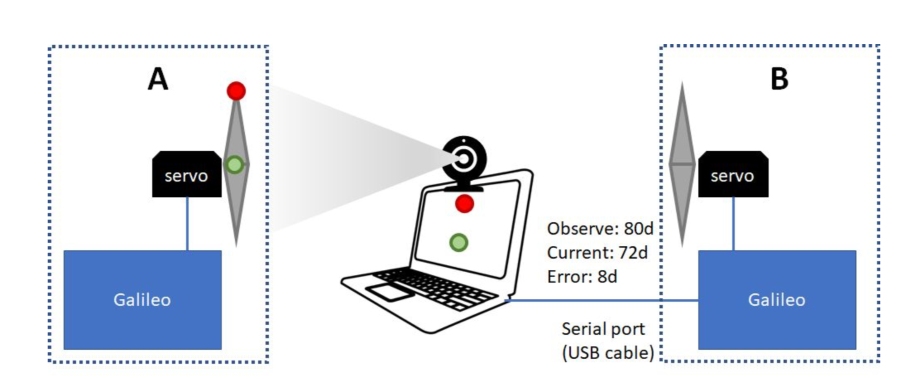
#> input picture scene.png, 1810 x 758 px, given in place of the camera (shown at 1/2 size)
$ python camera_cali.py   (older library calls are emulated)
#> lines starting #> are read from the running program, lines starting #| are printed output that depends on the picture; after the words box and inside, x2 and y2 are one past the last pixel; in counts of white or black regions, pixels touching at a corner belong together
import numpy as np
import cv2
import math
from time import sleep
import matplotlib.pyplot as plt
import serial
from struct import *

ser = serial.Serial('/dev/cu.usbmodem1411',9600)
ser.close()

cap = cv2.VideoCapture(0)
calibPoints = [(), (), (), ()]
M = np.zeros((3, 3))
projReady = False
startMimic = False
angleA = 0
angleB = 0

angleB_array=[]
error_array=[]

Kc = 0.5
Ki = 0.1
Kd = 0.3

global reset, lastError
reset = 0.0
lastError = 0.0

def PID(desired_angle, current_angle):
    global reset, lastError
    error = desired_angle - current_angle
    reset = reset + Ki * error
    out = Kc*error + reset + Kd*(error - lastError)
    lastError = error
    return out


def PI(desired_angle, current_angle):
    global reset
    error = desired_angle - current_angle
    reset = reset + Ki * error
    return Kc*error + reset


def P(desired_angle, current_angle):
    error = desired_angle - current_angle
    return Kc*error


def pointDist(a, b):
    dist = np.sqrt((a[0] - b[0]) ** 2 + (a[1] - b[1]) ** 2)
    return dist


def getImagePoint(r, a):
    p = [r * math.cos(math.radians(a)), radius * math.sin(math.radians(a))]
    return p


lower_red = np.array([0, 70, 50])
upper_red = np.array([10, 255, 255])
lower_red1 = np.array([170, 70, 50])
upper_red1 = np.array([180, 255, 255])
lower_green = np.array([45, 70, 50])
upper_green = np.array([75, 255, 255])

while True:
    ret, frame = cap.read()
#> frame is the input picture: shape (758, 1810, 3); mean B, G, R 234.4, 226.8, 222.5

    # Our operations on the frame come here
    hsv = cv2.cvtColor(frame, cv2.COLOR_BGR2HSV)
#> hsv: shape (758, 1810, 3); mean H, S, V 24.3, 19.9, 235.3
    mask1 = cv2.inRange(hsv, lower_red, upper_red)
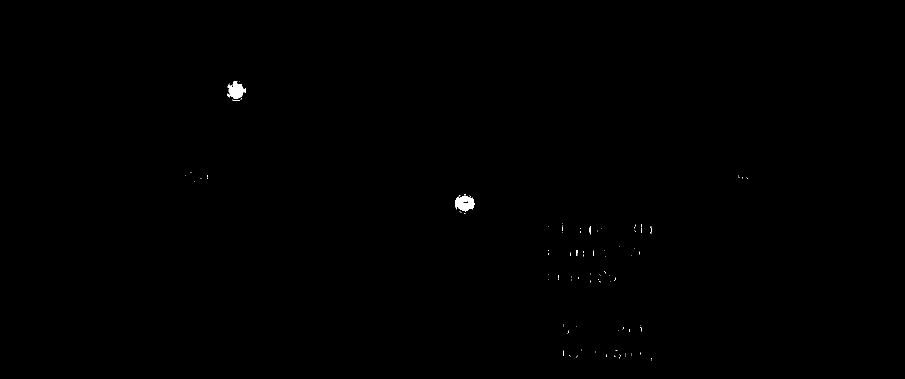
#> mask1: shape (758, 1810) (shown at 1/2 size); 0.15% white; 102 white regions (97 under 20 px), largest, box (x1, y1, x2, y2) and area: (910, 391, 949, 424) 876, (454, 162, 492, 198) 805, (1179, 452, 1181, 469) 27, (465, 199, 481, 202) 22, (1153, 500, 1155, 512) 21
    mask2 = cv2.inRange(hsv, lower_red1, upper_red1)
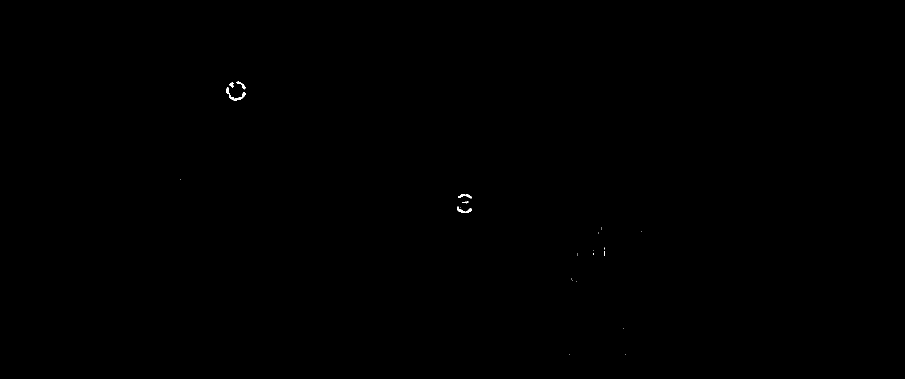
#> mask2: shape (758, 1810) (shown at 1/2 size); 0.05% white; 25 white regions (19 under 20 px), largest, box (x1, y1, x2, y2) and area: (453, 175, 491, 201) 227, (914, 413, 944, 426) 153, (916, 388, 944, 397) 105, (473, 163, 491, 179) 88, (458, 164, 467, 175) 51, (924, 402, 937, 407) 29
    mask3 = cv2.inRange(hsv, lower_green, upper_green)
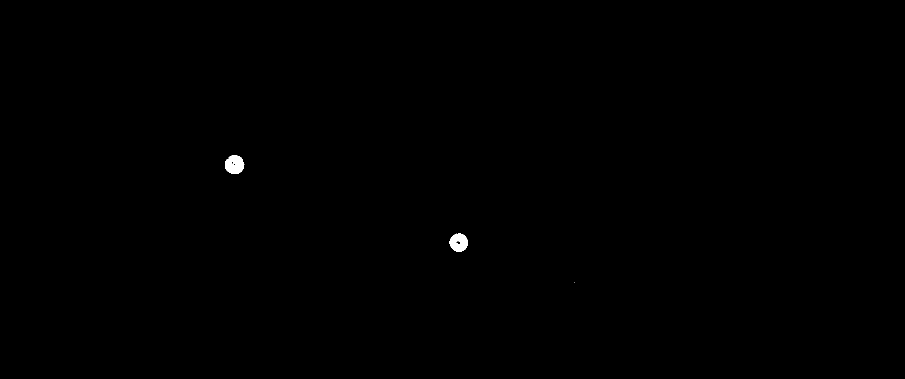
#> mask3: shape (758, 1810) (shown at 1/2 size); 0.15% white; 3 white regions (1 under 20 px), largest, box (x1, y1, x2, y2) and area: (450, 311, 489, 348) 1097, (899, 467, 936, 504) 1010
    mask = mask1 | mask2 | mask3
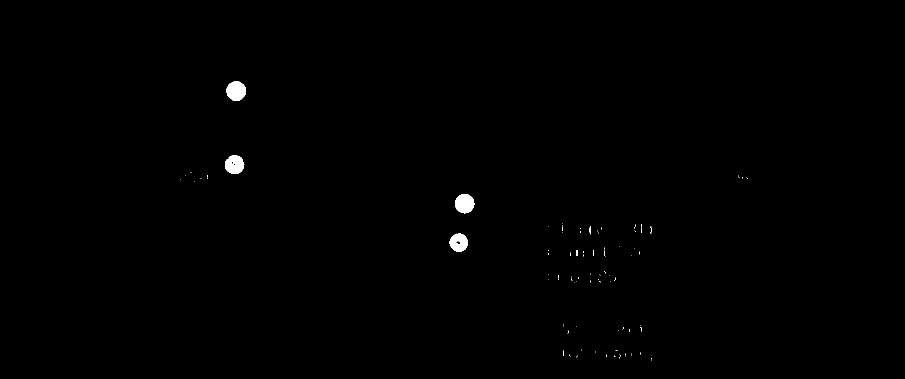
#> mask: shape (758, 1810) (shown at 1/2 size); 0.35% white; 99 white regions (92 under 20 px), largest, box (x1, y1, x2, y2) and area: (453, 162, 492, 202) 1198, (910, 388, 949, 427) 1184, (450, 311, 489, 348) 1097
    output = cv2.bitwise_and(frame, frame, mask=mask)
    maskR = mask1 | mask2
#> maskR: shape (758, 1810); 0.2% white; 96 white regions (91 under 20 px), largest, box (x1, y1, x2, y2) and area: (453, 162, 492, 202) 1198, (910, 388, 949, 427) 1184, (1179, 452, 1181, 469) 27, (1153, 500, 1155, 512) 24, (1186, 501, 1188, 512) 22
    maskG = mask3
    outputR = cv2.bitwise_and(frame, frame, mask=maskR)
    outputG = cv2.bitwise_and(frame, frame, mask=maskG)
    # Display the resulting frame
    # print(output.shape)
    # cv2.cvtColor(output, )
    # out = np.array(output, np.uint8)
    pointsR = cv2.findNonZero(outputR[:, :, 2])
#> pointsR = contour of 2755 points, box (x1, y1, x2, y2) (361, 162, 1495, 721), area 6704
    pointsG = cv2.findNonZero(outputG[:, :, 2])
#> pointsG = contour of 2108 points, box (x1, y1, x2, y2) (450, 311, 1149, 565), area 7598
    if pointsR is not None and pointsG is not None:
        pointsR = pointsR.squeeze()
#> pointsR = 2755 pairs, first value 361 to 1494, second value 162 to 720
        pointsG = pointsG.squeeze()
#> pointsG = 2108 pairs, first value 450 to 1148, second value 311 to 564
        # print(pointsR.shape, pointsG.shape)
        pointR = np.array(np.mean(pointsR, axis=0), dtype=np.int)
#> pointR = [764, 326]
        pointG = np.array(np.mean(pointsG, axis=0), dtype=np.int)
#> pointG = [683, 403]
        # print("red = ",pointR," green = ", pointG)
        # print(pointR.shape, pointG.shape)
        if pointR.shape == (2,) and pointG.shape == (2,):
            output[pointR[1] - 10:pointR[1] + 10, pointR[0] - 10:pointR[0] + 10] = (255, 255, 255)
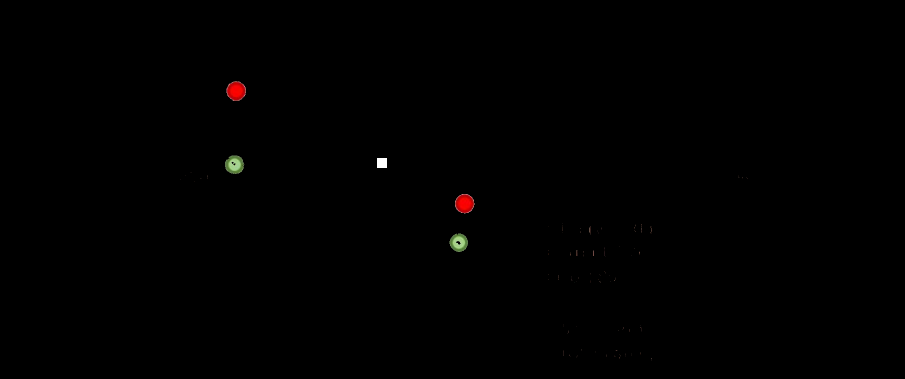
#> output: shape (758, 1810, 3) (shown at 1/2 size); mean B, G, R 0.3, 0.4, 0.7
            output[pointG[1] - 10:pointG[1] + 10, pointG[0] - 10:pointG[0] + 10] = (255, 255, 255)
#> output: shape (758, 1810, 3); 0.03% of pixels changed, all inside (x1, y1, x2, y2) = (673, 393, 693, 413)
    else:
        pointR = None
        pointG = None
    cv2.imshow('frame', output)
    inp = cv2.waitKey(1)
#> (key q is pressed here)
    if inp & 0xFF == ord('z'):
        break
    elif inp & 0xFF == ord('q'):
        if pointR is not None and pointG is not None:
            print("point 1 : red = ", pointR, " green = ", pointG)
#| point 1 : red =  [764 326]  green =  [683 403]
            calibPoints[0] = pointG
            calibPoints[1] = pointR
        else:
            print("red or green or both not detected")
    elif inp & 0xFF == ord('w'):
        if pointR is not None and pointG is not None:
            print("point 2 : red = ", pointR, " green = ", pointG)
            calibPoints[2] = pointR
        else:
            print("red or green or both not detected")
    elif inp & 0xFF == ord('e'):
        if pointR is not None and pointG is not None:
            print("point 3 : red = ", pointR, " green = ", pointG)
            calibPoints[3] = pointR
        else:
            print("red or green or both not detected")
    elif inp & 0xFF == ord('p'):
        print("calibration points = ", calibPoints)
        # temp = [pointDist(calibPoints[0], calibPoints[1]),
        #                   pointDist(calibPoints[0], calibPoints[2]),
        #                   pointDist(calibPoints[0], calibPoints[3])]
        # print("temp = ", temp)
        radius = np.mean([pointDist(calibPoints[0], calibPoints[1]),
                          pointDist(calibPoints[0], calibPoints[2]),
                          pointDist(calibPoints[0], calibPoints[3])])
        print("radius = ", radius)
        src = np.array(calibPoints, np.float32)
        dst = np.array([[0, 0], getImagePoint(radius, 60), getImagePoint(radius, 90), getImagePoint(radius, 120)],
                       np.float32)
        M = cv2.getPerspectiveTransform(src, dst)
        print("perspective transform matrix = ", M)
        projReady = True
    elif inp & 0xFF == ord('m'):
        if not projReady:
            print("not ready")
        else:
            print("ready")
            startMimic = True
    if startMimic and projReady:
        ser.open()
        # [7 lines of commented-out code are left out]
        vel = 0
        if pointR is not None and pointG is not None:
            # print(pointR, pointG)
            pointsG = np.matmul(M,pointG)
            pointsR = np.matmul(M,pointR)

            angleA = int(np.arctan2(pointG[1] - pointR[1], pointR[0] - pointG[0]) * 180.0 / np.pi)
            print(angleA, angleB)
            angleB_array.append(angleB)
            vel = P(angleA, angleB)
            error_array.append(vel)
            # vel = PI(angleA, angleB)
            # vel = PID(angleA, angleB)
            print(vel)
            if vel > 10:
                vel = 10
            elif vel < -10:
                vel = -10
        ser.write(pack("B", int(vel+100)))
        angleB = int(ser.readline().decode())
        # print(angleA, angleB)
        sleep(.1)
        ser.close()

# When everything done, release the capture
x_axis=[i for i in range(len(angleB_array))]
plt.plot(x_axis,angleB_array)
plt.show()
plt.plot(x_axis,error_array)
plt.show()
cap.release()
cv2.destroyAllWindows()
